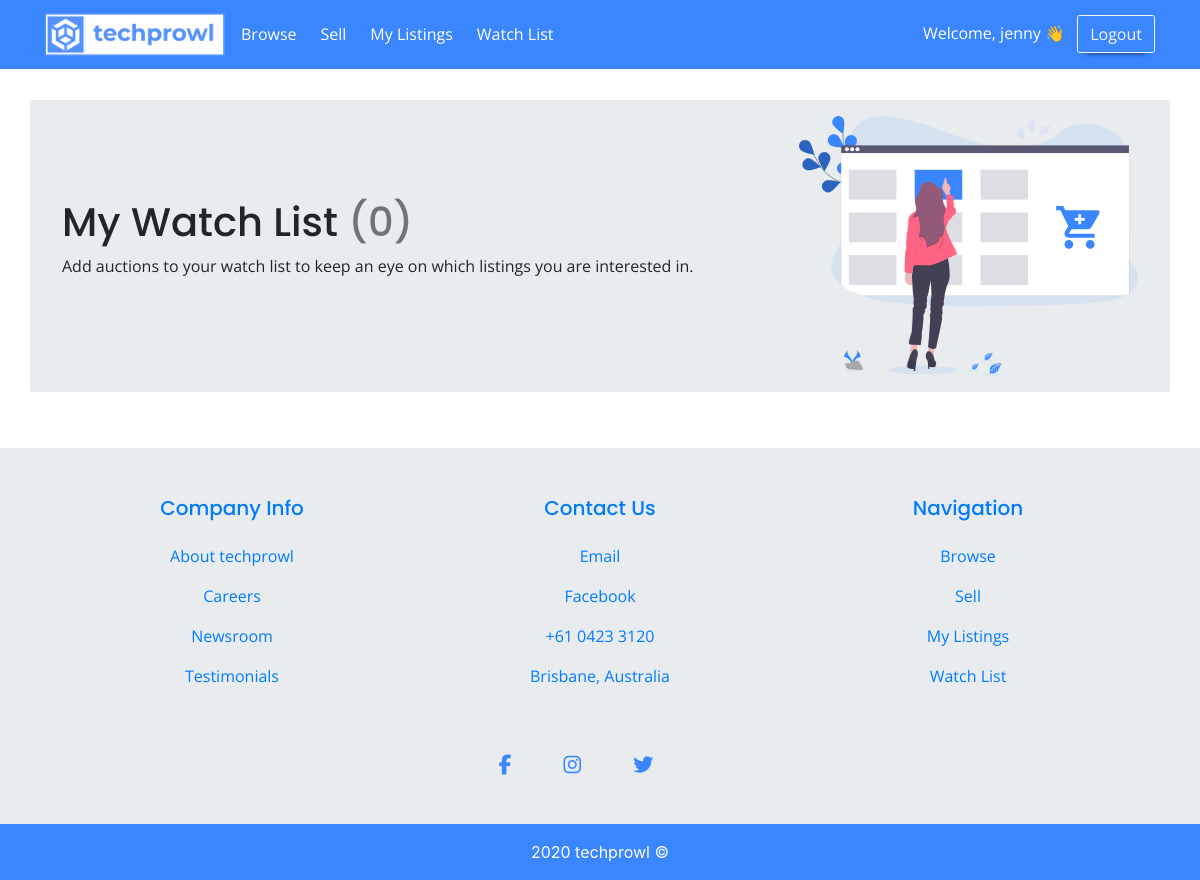
The app's page /listings/watchlist (signed in), older data.
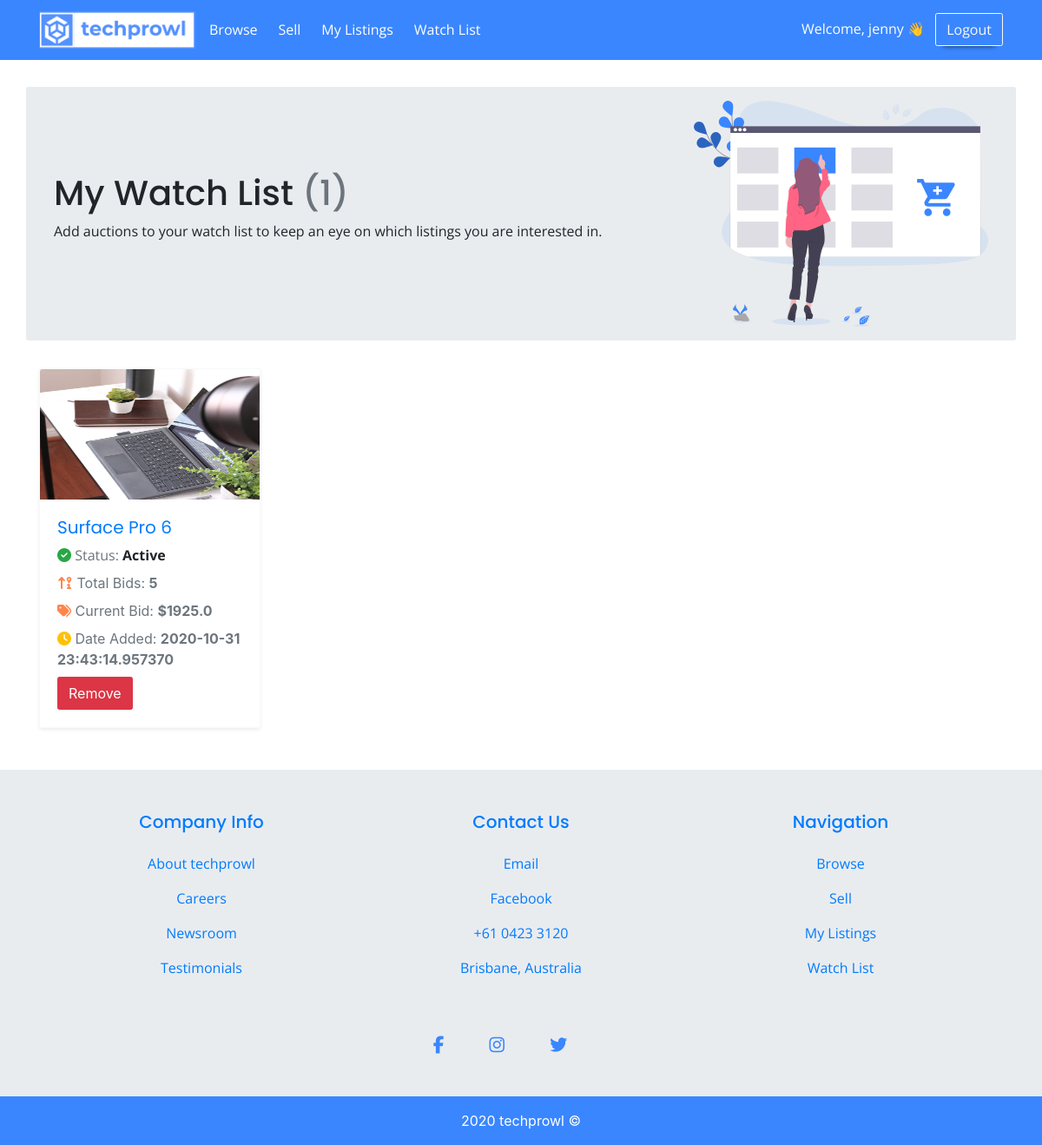
The same page, newer data.
### auction/models.py (models this page shows, shortened)
class WatchListItem(db.Model):
    __tablename__ = 'watchlistitems'
    id = db.Column(db.Integer, primary_key=True)
    date_added = db.Column(db.DateTime, default = datetime.now())
    user_id = db.Column(db.Integer, db.ForeignKey('users.id'))
    listing_id = db.Column(db.Integer, db.ForeignKey('listings.id'))

class Listing(db.Model):
    __tablename__ = 'listings'
    id = db.Column(db.Integer, primary_key = True)
    title = db.Column(db.String(80), nullable = False)
    starting_bid = db.Column(db.Float, nullable = False)
    current_bid = db.Column(db.Float, nullable = False)
    total_bids = db.Column(db.Integer, nullable = False)
    brand = db.Column(db.String(20), nullable = False)
    cpu = db.Column(db.String(10), nullable = False)
    ram_gb = db.Column(db.String(10), nullable = False)
    storage_gb = db.Column(db.String(10), nullable = False)
    description = db.Column(db.String(200), nullable = False)
    condition = db.Column(db.String(10), nullable = False)
    status = db.Column(db.String(10), nullable = False)
    image_url = db.Column(db.String(400), nullable = False)
    end_date = db.Column(db.DateTime, nullable = False)
    seller = db.Column(db.String(15), nullable = False)
    reviews = db.relationship('Review', backref='listingreviews')
    bids = db.relationship('Bid', backref='listingbids')

### auction/listings.py (the view)
@listingbp.route('/watchlist', methods=['GET', 'POST'])
@login_required
def watchlist():
    watchListItems = WatchListItem.query.filter_by(user_id = current_user.id).all()
    allListings = Listing.query.filter_by(status='Active').all()
    watchlistlistings = []
    for watchlistitem in watchListItems:
      for listing in allListings:
        if watchlistitem.listing_id == listing.id:
          watchlistlistings.append(listing)
    watchListCount = WatchListItem.query.filter_by(user_id=current_user.id).count()
    return render_template('listings/watchlist.html', watchlistlistings=watchlistlistings,
     watchlistcount="({0})".format(watchListCount), watchlistitems=watchListItems)

### auction/templates/listings/watchlist.html
{% extends 'base.html' %}
{% block content %}
<main style="margin-top: 100px;">
    <div class="container jumbotron mt-4 pt-3 pb-3" style>
        <div class="row align-items-center">
          <div class="col-md-8 text-center text-md-left">
            <h1 class="responsive-heading">My Watch List <span class="text-muted">{{ watchlistcount }}</span></h1>
            <p>Add auctions to your watch list to keep an eye on which listings you are interested in.</p>
          </div>
          <div class="col-md-4">
            <img class="img-fluid" src="{{url_for('static', filename='img/watchlist.svg')}}">
          </div>
        </div>
    </div>
    <section>
      <div class="container">
        <div class="row mb-4">
          {% for listing in watchlistlistings %}
            {% for item in watchlistitems %}
              {% if item.listing_id == listing.id %}
              <div class="col-md-6 col-lg-3">
                <div class="card shadow-sm border-light mb-4 listing-card">
                  <a href="{{url_for('listing.showlisting', id=listing.id)}}" class="position-relative">
                    <img src="{{ listing.image_url }}" class="card-img-top" alt="image"> </a>
                  <div class="card-body">
                    <a href="{{url_for('listing.showlisting', id=listing.id)}}">
                      <h5 class="font-weight-normal">{{ listing.title }}</h5>
                    </a>
                    <p class="d-block mb-2"><i class="fas fa-check-circle text-success"></i><span class="text-muted">
                      Status:</span><strong> {{listing.status}}</strong></p>
                    <div class="d-block">
                      <span class="text-muted font-small d-block mb-2"><i
                          class="fas fa-sort-numeric-up-alt orange-icon"></i> Total Bids:
                        <strong>{{ listing.total_bids }}</strong></span>
                    </div>
                    <div class="d-block">
                      <span class="text-muted font-small d-block mb-2"><i class="fas fa-tags orange-icon"></i> Current Bid:
                        <strong>${{ listing.current_bid }}</strong></span>
                    </div>
                    <div class="d-block">
                      <span class="text-muted font-small d-block mb-2"><i class="fas fa-clock text-warning"></i> Date Added:
                        <strong>{{ item.date_added }}</strong></span>
                    </div>
                    <form class="d-inline" action="{{url_for('listing.remove_watchlist', listing=listing.id)}}" method="POST">
                      <button class="btn btn-danger" type="submit"> Remove</button>
                    </form>
                  </div>
                </div>
              </div>
              {% endif %}
            {% endfor %}
          {% endfor %}
        </div>
      </div>
  </section>
</main>
{% endblock %}

Row changes from the older to the newer data that the page shows:
now on this page (row edited): Listing: title "Surface Pro 6", status "Active", total_bids "5", current_bid "1925.0"
added WatchListItem: image_url (picture), date_added "2020-10-31 23:43:14.957370"
Text that changed along with them:
{{ watchlistcount }}: "(0)" → "(1)"
